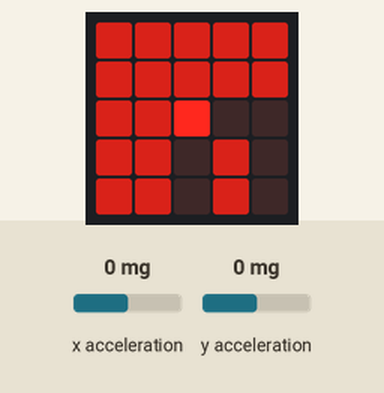
A program run on a simulated BBC micro:bit running MicroPython. Parts: the board's 5×5 LED display. Inputs (shaded band) come from the test bench; at power-on: x acceleration 0 mg, y acceleration 0 mg. Dim RGB values are drawn brighter than linear.

Above: at 1.26 s.
1.3 s: x acceleration set to 191 mg
2.9 s: x acceleration set to 220 mg
At 3.08 s:
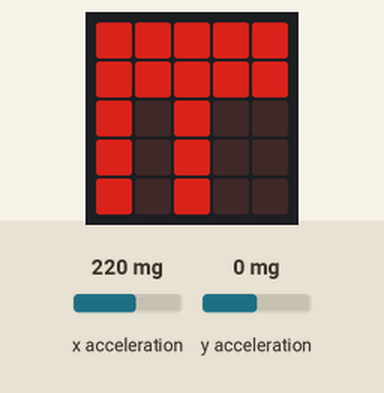
At 3.44 s:
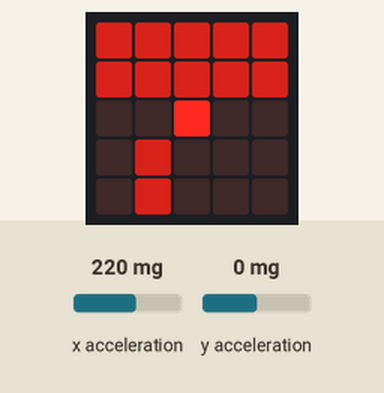
4.7 s: y acceleration set to 179 mg
7.3 s: y acceleration set to 210 mg
At 7.44 s:
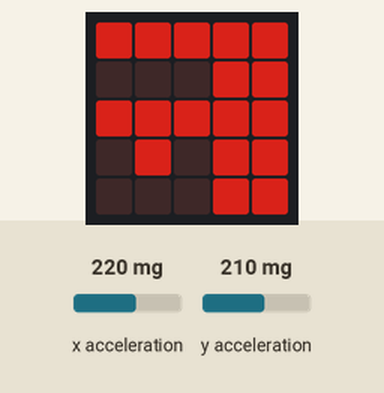
9.0 s: x acceleration set to -185 mg
10.7 s: x acceleration set to -220 mg
At 10.77 s:
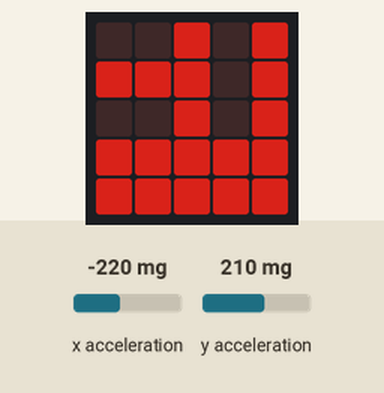

Measured:
- the behaviour switches between 200 and 201 mg on x acceleration (found by bisection; images 0 and 1)
- the behaviour switches between 200 and 201 mg on y acceleration (found by bisection; images 2 and 3)
- the behaviour switches between -200 and -201 mg on x acceleration (found by bisection; images 3 and 4)
- after the input at 2.9 s, the display: first differs from a run without the input after 0.17 s (image 1)
- after the input at 7.3 s, the display: first differs from a run without the input after 0.13 s (image 3)
- after the input at 10.7 s, the display: first differs from a run without the input after 0.06 s (image 4)

The program:

maze.py
```python
"""
A simple maze program.  You are the flashing dot and can walk around
using the accelerometer.

From micropython git hub
"""

import microbit

d = microbit.display
ac = microbit.accelerometer

# the maze data, as binary numbers (outside walls are added automatically)
maze = [
    0b0000000000000000,
    0b0100010101011110,
    0b0100010101010010,
    0b0111110100000000,
    0b0000000111111110,
    0b0111111101000000,
    0b0101010001011100,
    0b0101000100000100,
    0b0100011111111100,
    0b0101010001000110,
    0b0101000100010010,
    0b0101010111010110,
    0b0111010101010010,
    0b0000010100010010,
    0b0111110111111110,
    0b0000000000000000,
]

def get_maze(x, y):
    if 0 <= x < 16 and 0 <= y < 16:
        return (maze[y] >> (15 - x)) & 1
    else:
        return 1

def draw(x, y, tick):
    img = microbit.Image(5,5)
    for j in range(5):
        for i in range(5):
            img.set_pixel(i, j, get_maze(x + i - 2, y + j - 2)*5)

    # draw the player, flashing
    img.set_pixel(2, 2, (tick & 1)*4+5)
    d.show(img)

def main():
    x = 0
    y = 0
    tick = 0
    while True:
        tick += 1
        if tick == 4:
            # walk around, with collision detection
            tick = 0
            if ac.get_x() > 200 and get_maze(x + 1, y) == 0:
                x += 1
            elif ac.get_x() < -200 and get_maze(x - 1, y) == 0:
                x -= 1
            elif ac.get_y() > 200 and get_maze(x, y + 1) == 0:
                y += 1
            elif ac.get_y() < -200 and get_maze(x, y - 1) == 0:
                y -= 1
            x = min(15, max(0, x))
            y = min(15, max(0, y))

        # draw the maze
        draw(x, y, tick)


        microbit.sleep(50)

main()
```
